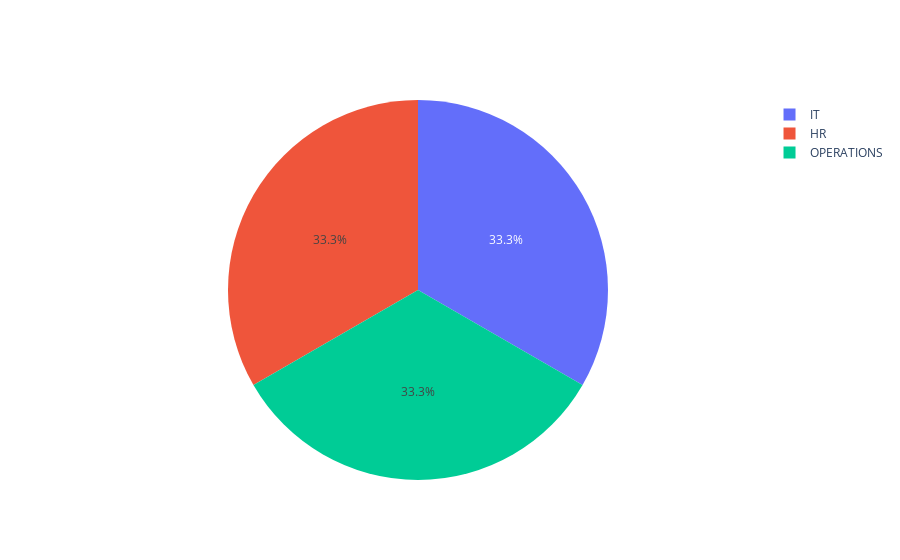

Notebook cell for this chart:
### Markdown cell above
# Department which is using the app the most

### Code cell
labels = list(df["department"].unique())
values = list(df.department.value_counts())

fig = go.Figure(data=[go.Pie(labels=labels, values=values)])
fig.show()

### Figure 1 — Plotly figure (JSON) as saved in the notebook; plotly's stock layout.template omitted (floating-point values rounded to 4 significant figures)
{"data": [{"labels": ["IT", "HR", "OPERATIONS"], "type": "pie", "values": [31, 31, 31]}], "layout": {}}
